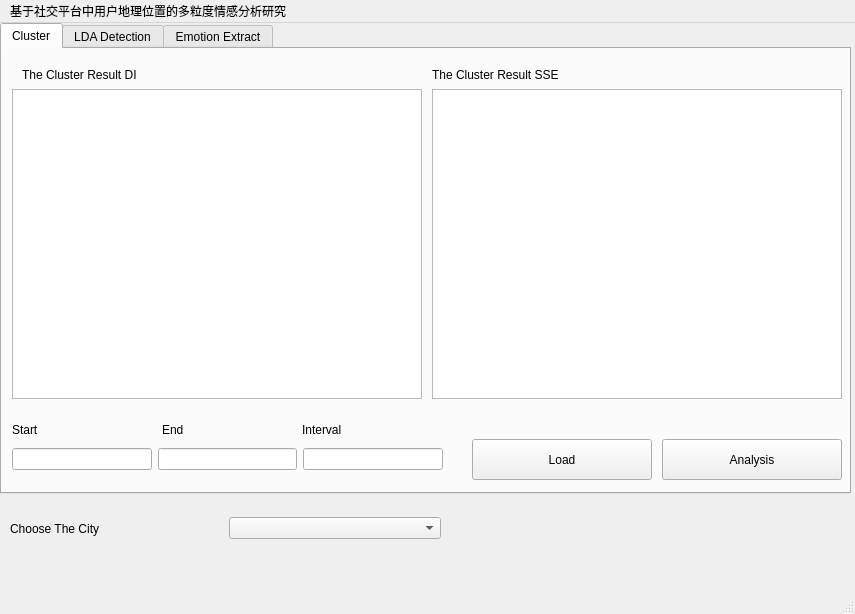
<?xml version="1.0" encoding="UTF-8"?>
<ui version="4.0">
 <class>MainWindow</class>
 <widget class="QMainWindow" name="MainWindow">
  <property name="geometry">
   <rect>
    <x>0</x>
    <y>0</y>
    <width>855</width>
    <height>614</height>
   </rect>
  </property>
  <property name="windowTitle">
   <string>MainWindow</string>
  </property>
  <widget class="QWidget" name="centralwidget">
   <widget class="QTabWidget" name="tabWidget">
    <property name="geometry">
     <rect>
      <x>0</x>
      <y>0</y>
      <width>851</width>
      <height>471</height>
     </rect>
    </property>
    <property name="currentIndex">
     <number>0</number>
    </property>
    <widget class="QWidget" name="Cluster">
     <attribute name="title">
      <string>Cluster</string>
     </attribute>
     <widget class="QLabel" name="label">
      <property name="geometry">
       <rect>
        <x>20</x>
        <y>10</y>
        <width>131</width>
        <height>31</height>
       </rect>
      </property>
      <property name="text">
       <string>The Cluster Result DI</string>
      </property>
     </widget>
     <widget class="QGraphicsView" name="graphicsViewClusterDI">
      <property name="geometry">
       <rect>
        <x>10</x>
        <y>40</y>
        <width>410</width>
        <height>310</height>
       </rect>
      </property>
     </widget>
     <widget class="QLabel" name="label_5">
      <property name="geometry">
       <rect>
        <x>430</x>
        <y>10</y>
        <width>131</width>
        <height>31</height>
       </rect>
      </property>
      <property name="text">
       <string>The Cluster Result SSE</string>
      </property>
     </widget>
     <widget class="QGraphicsView" name="graphicsViewClusterSSE">
      <property name="geometry">
       <rect>
        <x>430</x>
        <y>40</y>
        <width>410</width>
        <height>310</height>
       </rect>
      </property>
     </widget>
     <widget class="QWidget" name="horizontalLayoutWidget_4">
      <property name="geometry">
       <rect>
        <x>10</x>
        <y>390</y>
        <width>431</width>
        <height>41</height>
       </rect>
      </property>
      <layout class="QHBoxLayout" name="horizontalLayout_4">
       <item>
        <widget class="QLineEdit" name="lineEditSatrt"/>
       </item>
       <item>
        <widget class="QLineEdit" name="lineEditEnd"/>
       </item>
       <item>
        <widget class="QLineEdit" name="lineEditInterval"/>
       </item>
      </layout>
     </widget>
     <widget class="QPushButton" name="pushButtonLoad">
      <property name="geometry">
       <rect>
        <x>470</x>
        <y>390</y>
        <width>180</width>
        <height>41</height>
       </rect>
      </property>
      <property name="text">
       <string>Load</string>
      </property>
     </widget>
     <widget class="QPushButton" name="pushButtonAnalysis">
      <property name="geometry">
       <rect>
        <x>660</x>
        <y>390</y>
        <width>180</width>
        <height>41</height>
       </rect>
      </property>
      <property name="text">
       <string>Analysis</string>
      </property>
     </widget>
     <widget class="QLabel" name="label_11">
      <property name="geometry">
       <rect>
        <x>10</x>
        <y>370</y>
        <width>61</width>
        <height>21</height>
       </rect>
      </property>
      <property name="text">
       <string>Start</string>
      </property>
     </widget>
     <widget class="QLabel" name="label_12">
      <property name="geometry">
       <rect>
        <x>160</x>
        <y>370</y>
        <width>61</width>
        <height>21</height>
       </rect>
      </property>
      <property name="text">
       <string>End</string>
      </property>
     </widget>
     <widget class="QLabel" name="label_13">
      <property name="geometry">
       <rect>
        <x>300</x>
        <y>370</y>
        <width>61</width>
        <height>21</height>
       </rect>
      </property>
      <property name="text">
       <string>Interval</string>
      </property>
     </widget>
    </widget>
    <widget class="QWidget" name="tab_2">
     <attribute name="title">
      <string>LDA Detection</string>
     </attribute>
     <widget class="QLineEdit" name="lineEditKParamenter">
      <property name="geometry">
       <rect>
        <x>100</x>
        <y>20</y>
        <width>113</width>
        <height>20</height>
       </rect>
      </property>
     </widget>
     <widget class="QLabel" name="label_4">
      <property name="geometry">
       <rect>
        <x>30</x>
        <y>50</y>
        <width>161</width>
        <height>31</height>
       </rect>
      </property>
      <property name="text">
       <string>Perplexity Trend Graph</string>
      </property>
     </widget>
     <widget class="QPushButton" name="pushButtonLDA">
      <property name="geometry">
       <rect>
        <x>230</x>
        <y>20</y>
        <width>111</width>
        <height>23</height>
       </rect>
      </property>
      <property name="text">
       <string>Start Detection</string>
      </property>
     </widget>
     <widget class="QLabel" name="label_3">
      <property name="geometry">
       <rect>
        <x>30</x>
        <y>20</y>
        <width>54</width>
        <height>21</height>
       </rect>
      </property>
      <property name="text">
       <string>K param</string>
      </property>
     </widget>
     <widget class="QGraphicsView" name="graphicsViewLDAPerplexity">
      <property name="geometry">
       <rect>
        <x>20</x>
        <y>80</y>
        <width>410</width>
        <height>310</height>
       </rect>
      </property>
     </widget>
     <widget class="QTableWidget" name="tableWidgetTopicWord">
      <property name="geometry">
       <rect>
        <x>460</x>
        <y>80</y>
        <width>370</width>
        <height>160</height>
       </rect>
      </property>
     </widget>
     <widget class="QLabel" name="label_6">
      <property name="geometry">
       <rect>
        <x>460</x>
        <y>40</y>
        <width>161</width>
        <height>31</height>
       </rect>
      </property>
      <property name="text">
       <string>The Topic KeyWords</string>
      </property>
     </widget>
     <widget class="QLabel" name="label_7">
      <property name="geometry">
       <rect>
        <x>460</x>
        <y>250</y>
        <width>161</width>
        <height>31</height>
       </rect>
      </property>
      <property name="text">
       <string>The Doccument-Topic Matrix</string>
      </property>
     </widget>
     <widget class="QTableWidget" name="tableWidgetDocTopic">
      <property name="geometry">
       <rect>
        <x>460</x>
        <y>280</y>
        <width>370</width>
        <height>160</height>
       </rect>
      </property>
     </widget>
     <widget class="QPushButton" name="pushButtonLDALoad">
      <property name="geometry">
       <rect>
        <x>370</x>
        <y>20</y>
        <width>111</width>
        <height>23</height>
       </rect>
      </property>
      <property name="text">
       <string>Load</string>
      </property>
     </widget>
    </widget>
    <widget class="QWidget" name="tab">
     <attribute name="title">
      <string>Emotion Extract</string>
     </attribute>
     <widget class="QWidget" name="horizontalLayoutWidget_2">
      <property name="geometry">
       <rect>
        <x>0</x>
        <y>10</y>
        <width>371</width>
        <height>61</height>
       </rect>
      </property>
      <layout class="QHBoxLayout" name="horizontalLayout_2">
       <item>
        <widget class="QLabel" name="label_8">
         <property name="text">
          <string>The Topic No.</string>
         </property>
        </widget>
       </item>
       <item>
        <widget class="QLineEdit" name="lineEditTopicNum"/>
       </item>
       <item>
        <widget class="QPushButton" name="pushButtonEmotionExtract">
         <property name="text">
          <string>Emotion Extract</string>
         </property>
        </widget>
       </item>
      </layout>
     </widget>
     <widget class="QGraphicsView" name="graphicsViewEmotionExtract">
      <property name="geometry">
       <rect>
        <x>140</x>
        <y>80</y>
        <width>480</width>
        <height>360</height>
       </rect>
      </property>
     </widget>
     <widget class="QWidget" name="horizontalLayoutWidget_3">
      <property name="geometry">
       <rect>
        <x>500</x>
        <y>10</y>
        <width>331</width>
        <height>61</height>
       </rect>
      </property>
      <layout class="QHBoxLayout" name="horizontalLayout_3">
       <item>
        <widget class="QLabel" name="label_9">
         <property name="layoutDirection">
          <enum>Qt::LeftToRight</enum>
         </property>
         <property name="text">
          <string>Classifier Model</string>
         </property>
         <property name="alignment">
          <set>Qt::AlignCenter</set>
         </property>
        </widget>
       </item>
       <item>
        <widget class="QComboBox" name="comboBoxModel">
         <property name="toolTipDuration">
          <number>-1</number>
         </property>
         <property name="currentIndex">
          <number>-1</number>
         </property>
        </widget>
       </item>
       <item>
        <widget class="QPushButton" name="pushButtonLoadModel">
         <property name="text">
          <string>LoadModel</string>
         </property>
        </widget>
       </item>
      </layout>
     </widget>
     <widget class="QLabel" name="label_10">
      <property name="geometry">
       <rect>
        <x>10</x>
        <y>110</y>
        <width>121</width>
        <height>41</height>
       </rect>
      </property>
      <property name="text">
       <string>Predict Result</string>
      </property>
     </widget>
     <widget class="QPushButton" name="pushButtonFileExtract">
      <property name="geometry">
       <rect>
        <x>384</x>
        <y>30</y>
        <width>91</width>
        <height>23</height>
       </rect>
      </property>
      <property name="text">
       <string>File Extract</string>
      </property>
     </widget>
     <widget class="QLineEdit" name="lineEditCluster">
      <property name="geometry">
       <rect>
        <x>720</x>
        <y>160</y>
        <width>113</width>
        <height>20</height>
       </rect>
      </property>
     </widget>
     <widget class="QLabel" name="label_14">
      <property name="geometry">
       <rect>
        <x>640</x>
        <y>160</y>
        <width>81</width>
        <height>21</height>
       </rect>
      </property>
      <property name="text">
       <string>Cluster File</string>
      </property>
     </widget>
     <widget class="QPushButton" name="pushButtonEmotionExtract2">
      <property name="geometry">
       <rect>
        <x>720</x>
        <y>200</y>
        <width>111</width>
        <height>21</height>
       </rect>
      </property>
      <property name="text">
       <string>Emotion Extract</string>
      </property>
     </widget>
     <widget class="QLabel" name="label_15">
      <property name="geometry">
       <rect>
        <x>643</x>
        <y>130</y>
        <width>61</width>
        <height>21</height>
       </rect>
      </property>
      <property name="text">
       <string>K param</string>
      </property>
     </widget>
     <widget class="QLineEdit" name="lineEditKParamenter_2">
      <property name="geometry">
       <rect>
        <x>720</x>
        <y>130</y>
        <width>113</width>
        <height>20</height>
       </rect>
      </property>
     </widget>
    </widget>
   </widget>
   <widget class="QWidget" name="horizontalLayoutWidget">
    <property name="geometry">
     <rect>
      <x>10</x>
      <y>470</y>
      <width>431</width>
      <height>71</height>
     </rect>
    </property>
    <layout class="QHBoxLayout" name="horizontalLayout">
     <item>
      <widget class="QLabel" name="label_2">
       <property name="text">
        <string>Choose The City</string>
       </property>
      </widget>
     </item>
     <item>
      <widget class="QComboBox" name="comboBoxCItyList"/>
     </item>
    </layout>
   </widget>
  </widget>
  <widget class="QMenuBar" name="menubar">
   <property name="geometry">
    <rect>
     <x>0</x>
     <y>0</y>
     <width>855</width>
     <height>23</height>
    </rect>
   </property>
   <widget class="QMenu" name="menu">
    <property name="title">
     <string>基于社交平台中用户地理位置的多粒度情感分析研究</string>
    </property>
   </widget>
   <addaction name="menu"/>
  </widget>
  <widget class="QStatusBar" name="statusbar"/>
 </widget>
 <resources/>
 <connections/>
</ui>
